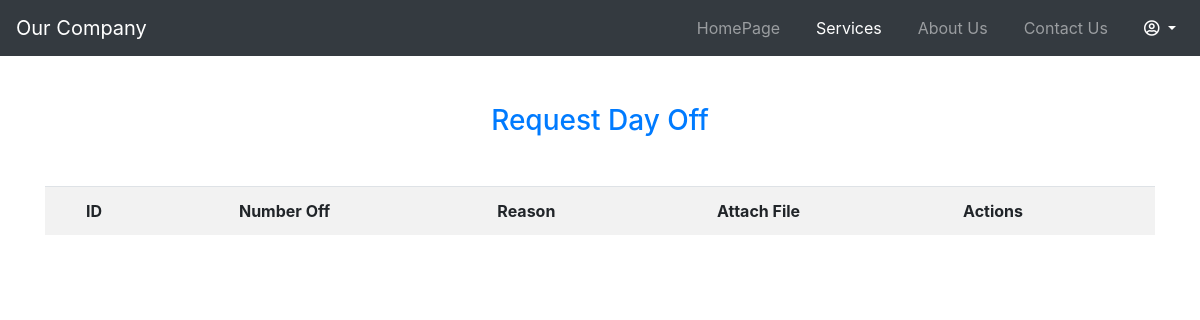
Page /giamdoc/dayoff.php (signed in) on the earlier database version.
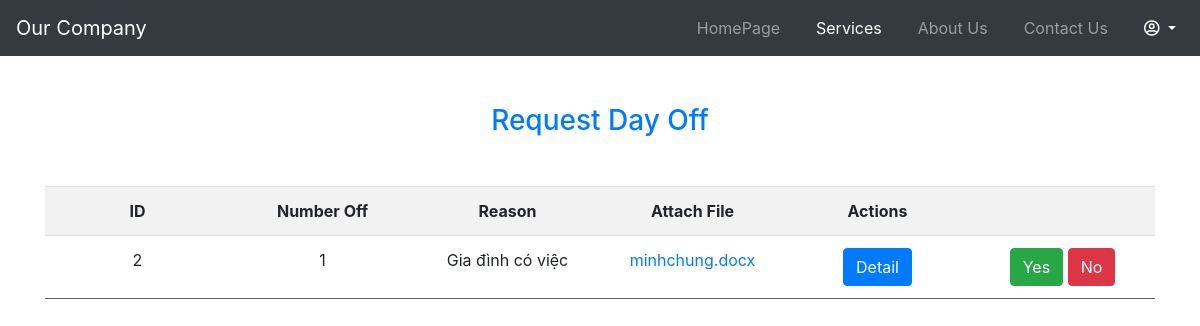
Same page on the later database version.
### tables this page shows
CREATE TABLE `dayoff` (
  `id` int(11) NOT NULL,
  `numberoff` int(11) NOT NULL,
  `reason` varchar(255) DEFAULT NULL,
  `attach` varchar(255) DEFAULT NULL,
  `status` varchar(50) DEFAULT NULL,
  `tentk` varchar(255) DEFAULT NULL,
  `day_request` varchar(255) DEFAULT NULL,
  `token` int(11) DEFAULT NULL,
  `role` varchar(255) DEFAULT NULL
);

### db.php (called while the page is built, shortened)
<?php
    function open_database() {
        $conn = new mysqli(HOST, USER, PASSWORD, DB);
        return $conn;
    }
	function get_dayoff_manager(){
        $conn = open_database();
		$sql = "SELECT * FROM dayoff WHERE token = 1 and role = 'manager'";
        $result = $conn->query($sql);
        $data = array();
        while (($row = $result->fetch_assoc())){
            $data[] = $row;
        }
        return array('code'=>0, 'data'=>$data);
    }
?>

### giamdoc/dayoff.php (the view, shortened to what this page needs)
<?php
	require_once('../db.php');
?>
<!DOCTYPE html>
<html lang="en">
<head>
	<link rel="stylesheet" href="https://maxcdn.bootstrapcdn.com/bootstrap/4.5.2/css/bootstrap.min.css">
	<link rel="stylesheet" href="https://cdnjs.cloudflare.com/ajax/libs/font-awesome/5.15.1/css/all.min.css" />
	<link rel="stylesheet" href="../style.css">
</head>
<body>
    <nav class="navbar navbar-expand-md bg-dark navbar-dark">
                <a class="navbar-brand" href="#">Our Company</a>
                <div class="collapse navbar-collapse" id="collapsibleNavbar">
                    <ul class="navbar-nav ml-auto">
                        <li class="nav-item">
                            <a class="nav-link" href="giamdoc1.php">HomePage</a>
                        </li>
						<li class="nav-item">
                            <a class="nav-link" href="#" style="color: white;">Services</a>
                        </li>
                        <li class="nav-item">
                            <a class="nav-link" href="#">About Us</a>
                        </li>
                        <li class="nav-item">
                            <a class="nav-link" href="#">Contact Us</a>
                        </li>
						<li class="nav-item" style = "cursor: pointer;">
							<div class="dropdown">
								<a class="dropdown-toggle nav-link" id="dropdownMenuButton" data-toggle="dropdown" data-display="static" aria-haspopup="true" aria-expanded="false" style="color: white;">
									<span><i class="far fa-user-circle"></i></span>
								</a>
							</div>
                        </li>
                    </ul>
                </div>
        </nav>
	<div class="container">
		<div style="overflow-x:auto;" class="mt-5">
			<h3 class="text-center mb-5 text-primary">Request Day Off</h3>
			<table cellpadding="10" cellspacing="10" border="0" style="border-collapse: collapse; margin: auto" class="table table-striped">
				<tr class="header">
					<td>ID</td>
					<td>Number Off</td>
					<td>Reason</td>
					<td>Attach File</td>
					<td>Actions</td>
					<td></td>
				</tr>
				<?php
					$result = get_dayoff_manager();
					$data = $result['data'];
					foreach ($data as $item){
						$id = $item['id'];
						$numoff = $item['numberoff'];
						$reason = $item['reason'];
						$attach = $item['attach'];
						$tentk = $item['tentk'];
				?>
						<tr class="item">
							<td><?=$id?></td>
							<td><?=$numoff?></td>
							<td><?=$reason?></td>
							<td><a href="../minhchung/<?=$attach?>"><?=$attach?></a></td>
							<td>
								<a href="" class="btn btn-primary dayoff" data-toggle="modal" data-target="#dayoff-modal" data-numberoff="<?=$numoff?>" data-reason="<?=$reason?>" data-attach="<?=$attach?>" data-tentk="<?=$tentk?>">
									Detail
								</a>
							</td>
							<td>
								<a href="" class="btn btn-success dayoffa" data-toggle="modal" data-target="#approved-modal" data-numberoff="<?=$numoff?>" data-reason="<?=$reason?>" data-attach="<?=$attach?>" data-tentk="<?=$tentk?>">
									Yes
								</a>
								<a href="" class="btn btn-danger dayoffr" data-toggle="modal" data-target="#refused-modal" data-numberoff="<?=$numoff?>" data-reason="<?=$reason?>" data-attach="<?=$attach?>" data-tentk="<?=$tentk?>">
									No
								</a>
							</td>
						</tr>
				<?php
					}
				?>
			</table>
		</div>
	</div>
</body>
</html>

### style.css (style rules this page uses)
* { box-sizing: border-box; }
.text-center { text-align: center; }
table { width: 100%; text-align: center; }
td { padding: 10px; }
tr.item { border-top: 1px solid #5e5e5e; border-bottom: 1px solid #5e5e5e; }
tr.item td { min-width: 150px; }
tr.header { font-weight: bold; }
a { text-decoration: none; }
.nav-item { margin-left: 20px; }
body { min-height: 100vh; }

Differences in the rows shown:
now on this page (row edited): dayoff: id "2", numberoff "1", reason "Gia đình có việc", attach "minhchung.docx"
